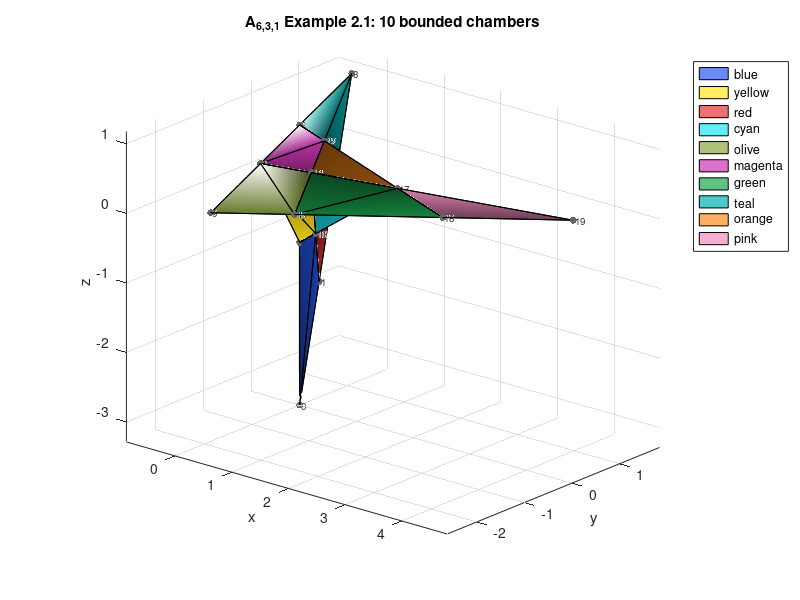

MATLAB code for this plot: (Note: this script raises an error after producing the figure.)
%% A6,3,1 Example 2.1: 10 chambers
%  - Vertices from Table on p.9 (Example 2.1)
%  - Chamber vertex sets from same page
%  - 3D plot of all chambers (overlapping)
%  - One binary STL per chamber

clear; clc; close all;

%% --- Vertices: i, x_i, y_i, z_i (from PDF, Example 2.1) ---
% Index i is 0-based in the paper; MATLAB uses 1-based, so we store as i+1.

V = [ ...
   0.000000   0.000000  -3.287491;  % 0
   0.000000   0.408189  -1.624123;  % 1
   0.000000   0.806748   0.000000;  % 2
   0.000000   1.095396   1.176239;  % 3
   0.000000   0.000000  -0.946371;  % 4
   0.000000   0.000000   0.000000;  % 5
   0.000000   0.000000   0.742036;  % 6
   0.000000  -0.569970   0.000000;  % 7
   0.000000  -0.820900   0.416641;  % 8
   0.000000  -1.871992   0.000000;  % 9
   0.283385   0.000000  -0.752756;  % 10
   0.367543   0.000000   0.000000;  % 11
   0.436168   0.000000   0.613814;  % 12
   0.528195  -0.352626   0.000000;  % 13
   0.641649  -0.516045   0.348853;  % 14
   0.912189  -1.195482   0.000000;  % 15
   1.385157   0.000000   0.000000;  % 16
   1.727805   0.000000   0.234105;  % 17
   2.524149   0.000000   0.000000;  % 18
   3.943741   1.052816   0.000000]; % 19

nVerts = size(V,1);

%% --- Chamber vertex sets (from Example 2.1, p.9) ---
% Paper uses 0-based labels; add 1 for MATLAB indices.

chambers = { ...
    struct('name','blue',    'ids',[0 1 4 10]          + 1), ...
    struct('name','yellow',  'ids',[4 5 7 10 11 13]    + 1), ...
    struct('name','red',     'ids',[1 2 4 5 10 11]     + 1), ...
    struct('name','cyan',    'ids',[10 11 13 16]       + 1), ...
    struct('name','olive',   'ids',[7 8 9 13 14 15]    + 1), ...
    struct('name','magenta', 'ids',[5 6 7 8 11 12 13 14]+1), ...
    struct('name','green',   'ids',[13 14 15 16 17 18] + 1), ...
    struct('name','teal',    'ids',[2 3 5 6 11 12]     + 1), ...
    struct('name','orange',  'ids',[11 12 13 14 16 17] + 1), ...
    struct('name','pink',    'ids',[16 17 18 19]       + 1) ...
};

% Rough RGB colors matching the figure
colorMap = struct( ...
    'blue',    [0.15 0.35 0.95], ...
    'yellow',  [1.00 0.90 0.10], ...
    'red',     [0.90 0.20 0.20], ...
    'cyan',    [0.10 0.90 0.95], ...
    'olive',   [0.55 0.65 0.25], ...
    'magenta', [0.80 0.20 0.70], ...
    'green',   [0.10 0.65 0.30], ...
    'teal',    [0.00 0.70 0.70], ...
    'orange',  [1.00 0.55 0.10], ...
    'pink',    [0.95 0.55 0.75]);

%% --- 3D plot of all chambers (overlaid, like Sage figure) ---
figure('Color','w'); hold on; grid on; axis equal vis3d;
xlabel('x'); ylabel('y'); zlabel('z');
title('A_{6,3,1} Example 2.1: 10 bounded chambers');

% plot all vertices as grey dots with labels
scatter3(V(:,1),V(:,2),V(:,3),25,[0.4 0.4 0.4],'filled','HandleVisibility','off');
for i = 1:nVerts
    text(V(i,1),V(i,2),V(i,3),sprintf(' %d',i-1), ...
        'FontSize',7,'Color',[0.2 0.2 0.2]);
end

for c = 1:numel(chambers)
    ch  = chambers{c};
    idx = ch.ids;
    P   = V(idx,:);
    % convex hull in 3D
    K   = convhull(P(:,1),P(:,2),P(:,3));
    col = colorMap.(ch.name);

    patch('Faces',K,'Vertices',P, ...
          'FaceColor',col, ...
          'FaceAlpha',0.7, ...
          'EdgeColor',[0 0 0], ...
          'LineWidth',0.6, ...
          'DisplayName',ch.name);
end

view(40,20);
camlight headlight; lighting gouraud;
legend('Location','northeastoutside');

%% --- Binary STL export: one file per chamber ---
outdir = pwd;
for c = 1:numel(chambers)
    ch  = chambers{c};
    idx = ch.ids;
    P   = V(idx,:);
    K   = convhull(P(:,1),P(:,2),P(:,3));

    fname = fullfile(outdir, sprintf('chamber_%s_example2_1.stl', ch.name));
    write_binary_stl(fname, P, K);
    fprintf('Wrote %s (%d triangles)\n', fname, size(K,1));
end

%% --- Helper: binary STL writer ---
function write_binary_stl(filename, V, F)
    fid = fopen(filename,'w','ieee-le');
    if fid==-1, error('Cannot open %s for writing.', filename); end
    cleaner = onCleanup(@() fclose(fid));

    % 80-byte header
    fwrite(fid, zeros(1,80,'uint8'), 'uint8');
    % triangle count
    fwrite(fid, uint32(size(F,1)), 'uint32');

    for i = 1:size(F,1)
        a = V(F(i,1),:);
        b = V(F(i,2),:);
        c = V(F(i,3),:);
        n = cross(b-a, c-a);
        nNorm = norm(n);
        if nNorm > 0
            n = n / nNorm;
        else
            n = [0 0 0];
        end
        fwrite(fid, single(n), 'float32');  % normal
        fwrite(fid, single(a), 'float32');  % vertex 1
        fwrite(fid, single(b), 'float32');  % vertex 2
        fwrite(fid, single(c), 'float32');  % vertex 3
        fwrite(fid, uint16(0), 'uint16');   % attribute byte count
    end
end
